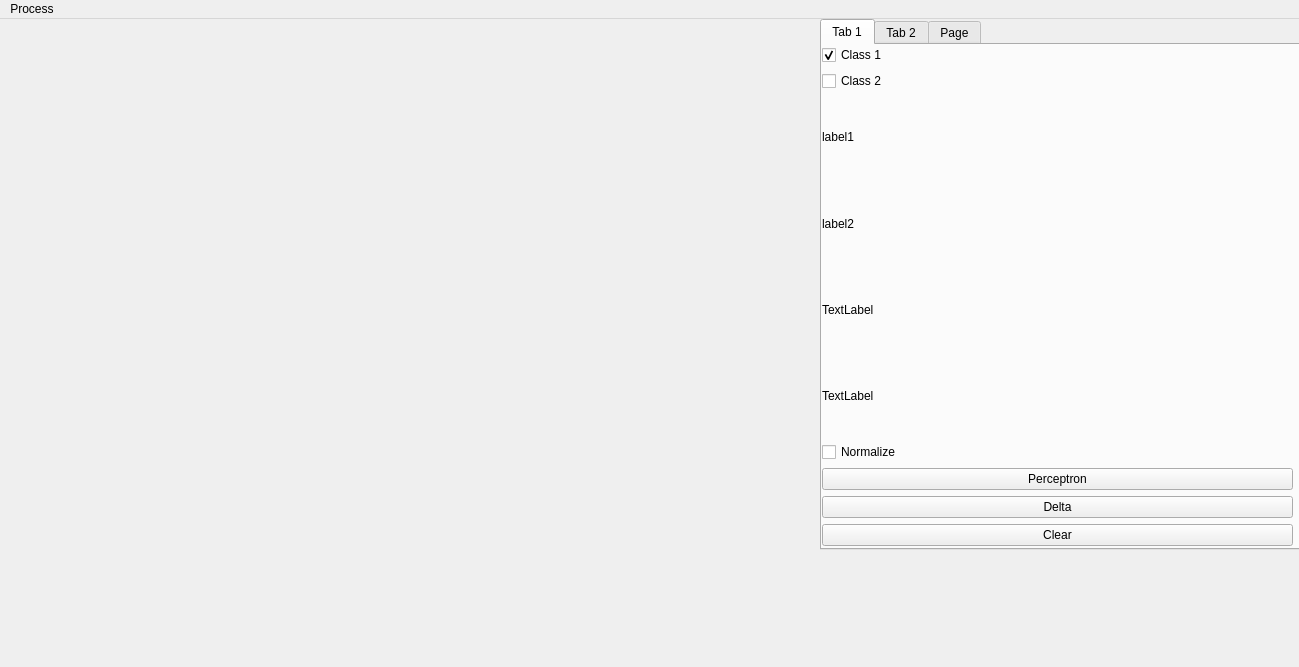
<?xml version="1.0" encoding="UTF-8"?>
<ui version="4.0">
 <class>MainWindow</class>
 <widget class="QMainWindow" name="MainWindow">
  <property name="geometry">
   <rect>
    <x>0</x>
    <y>0</y>
    <width>1299</width>
    <height>667</height>
   </rect>
  </property>
  <property name="windowTitle">
   <string>MainWindow</string>
  </property>
  <widget class="QWidget" name="centralwidget">
   <widget class="QCustomPlot" name="grafikplot" native="true">
    <property name="geometry">
     <rect>
      <x>0</x>
      <y>0</y>
      <width>821</width>
      <height>531</height>
     </rect>
    </property>
   </widget>
   <widget class="QTabWidget" name="tabWidget">
    <property name="geometry">
     <rect>
      <x>820</x>
      <y>0</y>
      <width>481</width>
      <height>531</height>
     </rect>
    </property>
    <property name="toolTip">
     <string/>
    </property>
    <property name="currentIndex">
     <number>0</number>
    </property>
    <widget class="QWidget" name="tab">
     <attribute name="title">
      <string>Tab 1</string>
     </attribute>
     <widget class="QWidget" name="gridLayoutWidget">
      <property name="geometry">
       <rect>
        <x>0</x>
        <y>0</y>
        <width>471</width>
        <height>501</height>
       </rect>
      </property>
      <layout class="QGridLayout" name="gridLayout">
       <item row="11" column="0">
        <widget class="QPushButton" name="buttonclear">
         <property name="text">
          <string>Clear</string>
         </property>
        </widget>
       </item>
       <item row="6" column="0">
        <widget class="QLabel" name="label">
         <property name="text">
          <string>TextLabel</string>
         </property>
        </widget>
       </item>
       <item row="10" column="0">
        <widget class="QPushButton" name="buttondelta">
         <property name="text">
          <string>Delta</string>
         </property>
        </widget>
       </item>
       <item row="2" column="0">
        <widget class="QCheckBox" name="Class2">
         <property name="text">
          <string>Class 2</string>
         </property>
        </widget>
       </item>
       <item row="1" column="0">
        <widget class="QCheckBox" name="Class1">
         <property name="text">
          <string>Class 1</string>
         </property>
         <property name="checked">
          <bool>true</bool>
         </property>
        </widget>
       </item>
       <item row="8" column="0">
        <widget class="QCheckBox" name="checknorm">
         <property name="text">
          <string>Normalize</string>
         </property>
        </widget>
       </item>
       <item row="4" column="0">
        <widget class="QLabel" name="label2">
         <property name="text">
          <string>label2</string>
         </property>
        </widget>
       </item>
       <item row="9" column="0">
        <widget class="QPushButton" name="pushButton">
         <property name="text">
          <string>Perceptron</string>
         </property>
        </widget>
       </item>
       <item row="3" column="0">
        <widget class="QLabel" name="label1">
         <property name="text">
          <string>label1</string>
         </property>
        </widget>
       </item>
       <item row="7" column="0">
        <widget class="QLabel" name="labelcycle">
         <property name="text">
          <string>TextLabel</string>
         </property>
        </widget>
       </item>
      </layout>
     </widget>
    </widget>
    <widget class="QWidget" name="tab_2">
     <attribute name="title">
      <string>Tab 2</string>
     </attribute>
     <widget class="QWidget" name="gridLayoutWidget_2">
      <property name="geometry">
       <rect>
        <x>0</x>
        <y>0</y>
        <width>471</width>
        <height>501</height>
       </rect>
      </property>
      <layout class="QGridLayout" name="gridLayout_2">
       <item row="8" column="0">
        <widget class="QPushButton" name="buttonDeltaMul">
         <property name="text">
          <string>Delta</string>
         </property>
        </widget>
       </item>
       <item row="3" column="0">
        <widget class="QLabel" name="lableError">
         <property name="text">
          <string>TextLabel</string>
         </property>
        </widget>
       </item>
       <item row="1" column="0">
        <spacer name="verticalSpacer_2">
         <property name="orientation">
          <enum>Qt::Vertical</enum>
         </property>
         <property name="sizeHint" stdset="0">
          <size>
           <width>20</width>
           <height>40</height>
          </size>
         </property>
        </spacer>
       </item>
       <item row="5" column="0">
        <widget class="QComboBox" name="comboBox">
         <property name="minimumSize">
          <size>
           <width>150</width>
           <height>0</height>
          </size>
         </property>
        </widget>
       </item>
       <item row="4" column="0">
        <widget class="QPushButton" name="buttonCadd">
         <property name="text">
          <string>AddClass</string>
         </property>
        </widget>
       </item>
       <item row="6" column="0">
        <widget class="QPushButton" name="buttonPerceptronMul">
         <property name="text">
          <string>Perceptron</string>
         </property>
        </widget>
       </item>
       <item row="7" column="0">
        <widget class="QCheckBox" name="MultiNormalize">
         <property name="text">
          <string>Normalize</string>
         </property>
        </widget>
       </item>
       <item row="2" column="0">
        <widget class="QLabel" name="labelcycle_2">
         <property name="text">
          <string>TextLabel</string>
         </property>
        </widget>
       </item>
      </layout>
     </widget>
    </widget>
    <widget class="QWidget" name="tab_3">
     <attribute name="title">
      <string>Page</string>
     </attribute>
     <widget class="QWidget" name="gridLayoutWidget_3">
      <property name="geometry">
       <rect>
        <x>0</x>
        <y>0</y>
        <width>471</width>
        <height>501</height>
       </rect>
      </property>
      <layout class="QGridLayout" name="gridLayout_3">
       <item row="0" column="0" colspan="2">
        <spacer name="verticalSpacer">
         <property name="orientation">
          <enum>Qt::Vertical</enum>
         </property>
         <property name="sizeHint" stdset="0">
          <size>
           <width>20</width>
           <height>40</height>
          </size>
         </property>
        </spacer>
       </item>
       <item row="6" column="0" colspan="2">
        <widget class="QPushButton" name="buttondeltamultilayer">
         <property name="text">
          <string>Delta</string>
         </property>
        </widget>
       </item>
       <item row="5" column="0" colspan="2">
        <widget class="QCheckBox" name="checkBoxNormalizeMulti">
         <property name="text">
          <string>Normalize Data</string>
         </property>
        </widget>
       </item>
       <item row="4" column="1">
        <widget class="QComboBox" name="comboBoxMultiLayer"/>
       </item>
       <item row="2" column="1">
        <widget class="QLineEdit" name="lineEditHiddenSize"/>
       </item>
       <item row="2" column="0">
        <widget class="QLabel" name="labelHiddenSize">
         <property name="text">
          <string>Hidden Neuron Size</string>
         </property>
        </widget>
       </item>
       <item row="1" column="1">
        <widget class="QLineEdit" name="lineEditClassSize"/>
       </item>
       <item row="1" column="0">
        <widget class="QLabel" name="labelClasSize">
         <property name="text">
          <string>Class Size</string>
         </property>
        </widget>
       </item>
       <item row="4" column="0">
        <widget class="QLabel" name="labelCurrentSinif">
         <property name="text">
          <string>Sınıf</string>
         </property>
        </widget>
       </item>
       <item row="3" column="0" colspan="2">
        <widget class="QPushButton" name="pushButtonSet">
         <property name="text">
          <string>We Are Ready</string>
         </property>
        </widget>
       </item>
      </layout>
     </widget>
    </widget>
   </widget>
  </widget>
  <widget class="QMenuBar" name="menubar">
   <property name="geometry">
    <rect>
     <x>0</x>
     <y>0</y>
     <width>1299</width>
     <height>21</height>
    </rect>
   </property>
   <widget class="QMenu" name="menuProcess">
    <property name="title">
     <string>Process</string>
    </property>
    <widget class="QMenu" name="menuinitial">
     <property name="title">
      <string>initial</string>
     </property>
     <addaction name="actionRandomly"/>
    </widget>
    <addaction name="menuinitial"/>
   </widget>
   <addaction name="menuProcess"/>
  </widget>
  <action name="actionRandomly">
   <property name="text">
    <string>Randomly</string>
   </property>
  </action>
 </widget>
 <customwidgets>
  <customwidget>
   <class>QCustomPlot</class>
   <extends>QWidget</extends>
   <header location="global">qcustomplot.h</header>
   <container>1</container>
  </customwidget>
 </customwidgets>
 <resources/>
 <connections/>
</ui>
